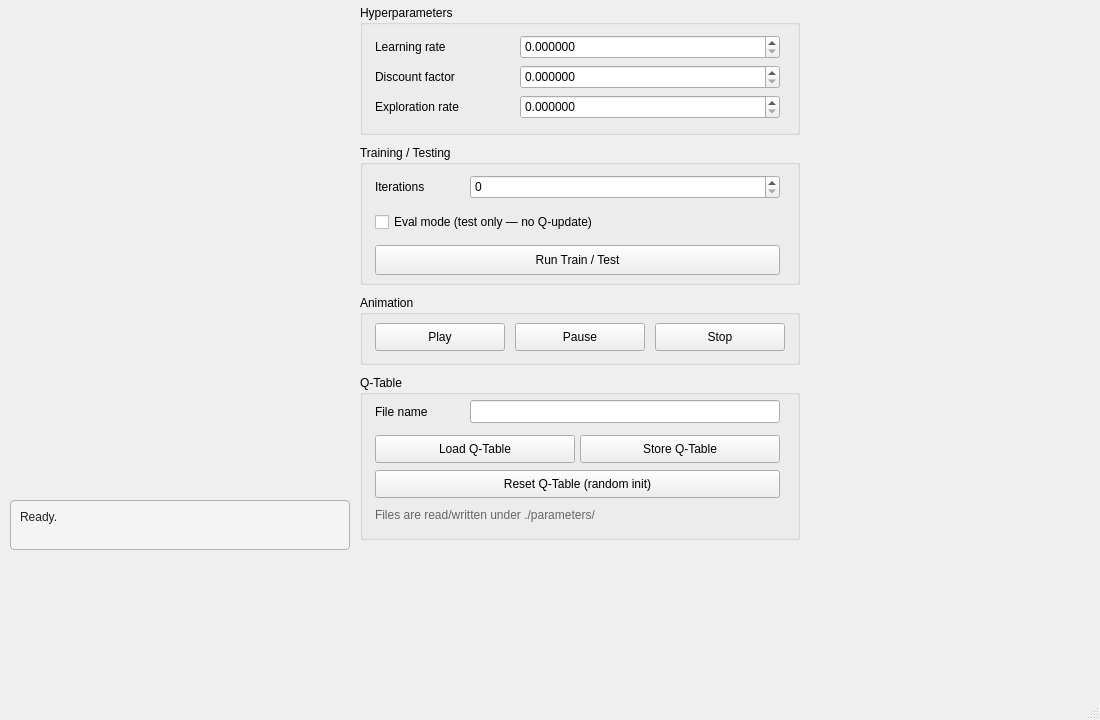
<?xml version="1.0" encoding="UTF-8"?>
<ui version="4.0">
 <class>MainWindow</class>
 <widget class="QMainWindow" name="MainWindow">
  <property name="geometry">
   <rect>
    <x>0</x>
    <y>0</y>
    <width>1100</width>
    <height>720</height>
   </rect>
  </property>
  <property name="minimumSize">
   <size><width>820</width><height>600</height></size>
  </property>
  <property name="windowTitle">
   <string>Car Parking RL</string>
  </property>
  <widget class="QWidget" name="centralwidget">

   <!-- ===== Q-Table persistence (now at the bottom of the right column) ===== -->
   <widget class="QGroupBox" name="qtableGroup">
    <property name="geometry">
     <rect><x>360</x><y>375</y><width>440</width><height>165</height></rect>
    </property>
    <property name="title"><string>Q-Table</string></property>
    <widget class="QLabel" name="label_file">
     <property name="geometry"><rect><x>15</x><y>25</y><width>90</width><height>23</height></rect></property>
     <property name="text"><string>File name</string></property>
    </widget>
    <widget class="QLineEdit" name="file_name">
     <property name="geometry"><rect><x>110</x><y>25</y><width>310</width><height>23</height></rect></property>
    </widget>
    <widget class="QPushButton" name="qtable_load_sp">
     <property name="geometry"><rect><x>15</x><y>60</y><width>200</width><height>28</height></rect></property>
     <property name="text"><string>Load Q-Table</string></property>
    </widget>
    <widget class="QPushButton" name="qtable_store_sp">
     <property name="geometry"><rect><x>220</x><y>60</y><width>200</width><height>28</height></rect></property>
     <property name="text"><string>Store Q-Table</string></property>
    </widget>
    <widget class="QPushButton" name="resetButton">
     <property name="geometry"><rect><x>15</x><y>95</y><width>405</width><height>28</height></rect></property>
     <property name="text"><string>Reset Q-Table (random init)</string></property>
    </widget>
    <widget class="QLabel" name="label_qtable_hint">
     <property name="geometry"><rect><x>15</x><y>130</y><width>410</width><height>20</height></rect></property>
     <property name="text"><string>Files are read/written under ./parameters/</string></property>
     <property name="styleSheet"><string>color: #666;</string></property>
    </widget>
   </widget>

   <!-- ===== Hyperparameters (top) ===== -->
   <widget class="QGroupBox" name="hyperGroup">
    <property name="geometry">
     <rect><x>360</x><y>5</y><width>440</width><height>130</height></rect>
    </property>
    <property name="title"><string>Hyperparameters</string></property>
    <widget class="QLabel" name="label_4">
     <property name="geometry"><rect><x>15</x><y>30</y><width>140</width><height>24</height></rect></property>
     <property name="text"><string>Learning rate</string></property>
    </widget>
    <widget class="QDoubleSpinBox" name="learning_rate">
     <property name="geometry"><rect><x>160</x><y>30</y><width>260</width><height>24</height></rect></property>
     <property name="decimals"><number>6</number></property>
     <property name="minimum"><double>0.000000000000000</double></property>
     <property name="maximum"><double>100000000.000000000000000</double></property>
    </widget>
    <widget class="QLabel" name="label_5">
     <property name="geometry"><rect><x>15</x><y>60</y><width>140</width><height>24</height></rect></property>
     <property name="text"><string>Discount factor</string></property>
    </widget>
    <widget class="QDoubleSpinBox" name="discount_factor">
     <property name="geometry"><rect><x>160</x><y>60</y><width>260</width><height>24</height></rect></property>
     <property name="decimals"><number>6</number></property>
     <property name="minimum"><double>0.000000000000000</double></property>
     <property name="maximum"><double>100000000.000000000000000</double></property>
    </widget>
    <widget class="QLabel" name="label_6">
     <property name="geometry"><rect><x>15</x><y>90</y><width>140</width><height>24</height></rect></property>
     <property name="text"><string>Exploration rate</string></property>
    </widget>
    <widget class="QDoubleSpinBox" name="epsilon">
     <property name="geometry"><rect><x>160</x><y>90</y><width>260</width><height>24</height></rect></property>
     <property name="decimals"><number>6</number></property>
     <property name="minimum"><double>0.000000000000000</double></property>
     <property name="maximum"><double>100000000.000000000000000</double></property>
    </widget>
   </widget>

   <!-- ===== Training / Testing ===== -->
   <widget class="QGroupBox" name="trainGroup">
    <property name="geometry">
     <rect><x>360</x><y>145</y><width>440</width><height>140</height></rect>
    </property>
    <property name="title"><string>Training / Testing</string></property>
    <widget class="QLabel" name="label_2">
     <property name="geometry"><rect><x>15</x><y>30</y><width>90</width><height>24</height></rect></property>
     <property name="text"><string>Iterations</string></property>
    </widget>
    <widget class="QSpinBox" name="num_iterations">
     <property name="geometry"><rect><x>110</x><y>30</y><width>310</width><height>24</height></rect></property>
     <property name="maximum"><number>100000000</number></property>
    </widget>
    <widget class="QCheckBox" name="eval">
     <property name="geometry"><rect><x>15</x><y>65</y><width>405</width><height>24</height></rect></property>
     <property name="text"><string>Eval mode (test only — no Q-update)</string></property>
    </widget>
    <widget class="QPushButton" name="trainButton">
     <property name="geometry"><rect><x>15</x><y>100</y><width>405</width><height>30</height></rect></property>
     <property name="text"><string>Run Train / Test</string></property>
    </widget>
   </widget>

   <!-- ===== Animation ===== -->
   <widget class="QGroupBox" name="animGroup">
    <property name="geometry">
     <rect><x>360</x><y>295</y><width>440</width><height>70</height></rect>
    </property>
    <property name="title"><string>Animation</string></property>
    <widget class="QPushButton" name="playButton">
     <property name="geometry"><rect><x>15</x><y>28</y><width>130</width><height>28</height></rect></property>
     <property name="text"><string>Play</string></property>
    </widget>
    <widget class="QPushButton" name="pauseButton">
     <property name="geometry"><rect><x>155</x><y>28</y><width>130</width><height>28</height></rect></property>
     <property name="text"><string>Pause</string></property>
    </widget>
    <widget class="QPushButton" name="stopButton">
     <property name="geometry"><rect><x>295</x><y>28</y><width>130</width><height>28</height></rect></property>
     <property name="text"><string>Stop</string></property>
    </widget>
   </widget>

   <!-- ===== Inline status banner under the parking-lot drawing ===== -->
   <widget class="QLabel" name="statusLabel">
    <property name="geometry">
     <rect><x>10</x><y>500</y><width>340</width><height>50</height></rect>
    </property>
    <property name="text"><string>Ready.</string></property>
    <property name="wordWrap"><bool>true</bool></property>
    <property name="alignment"><set>Qt::AlignLeft|Qt::AlignTop</set></property>
    <property name="styleSheet"><string>QLabel { background-color: #f4f4f4; padding: 6px; border: 1px solid #b0b0b0; border-radius: 4px; color: #222; }</string></property>
   </widget>

  </widget>
  <widget class="QMenuBar" name="menubar">
   <property name="geometry">
    <rect><x>0</x><y>0</y><width>820</width><height>26</height></rect>
   </property>
  </widget>
  <widget class="QStatusBar" name="statusbar"/>
 </widget>
 <resources/>
 <connections/>
</ui>
